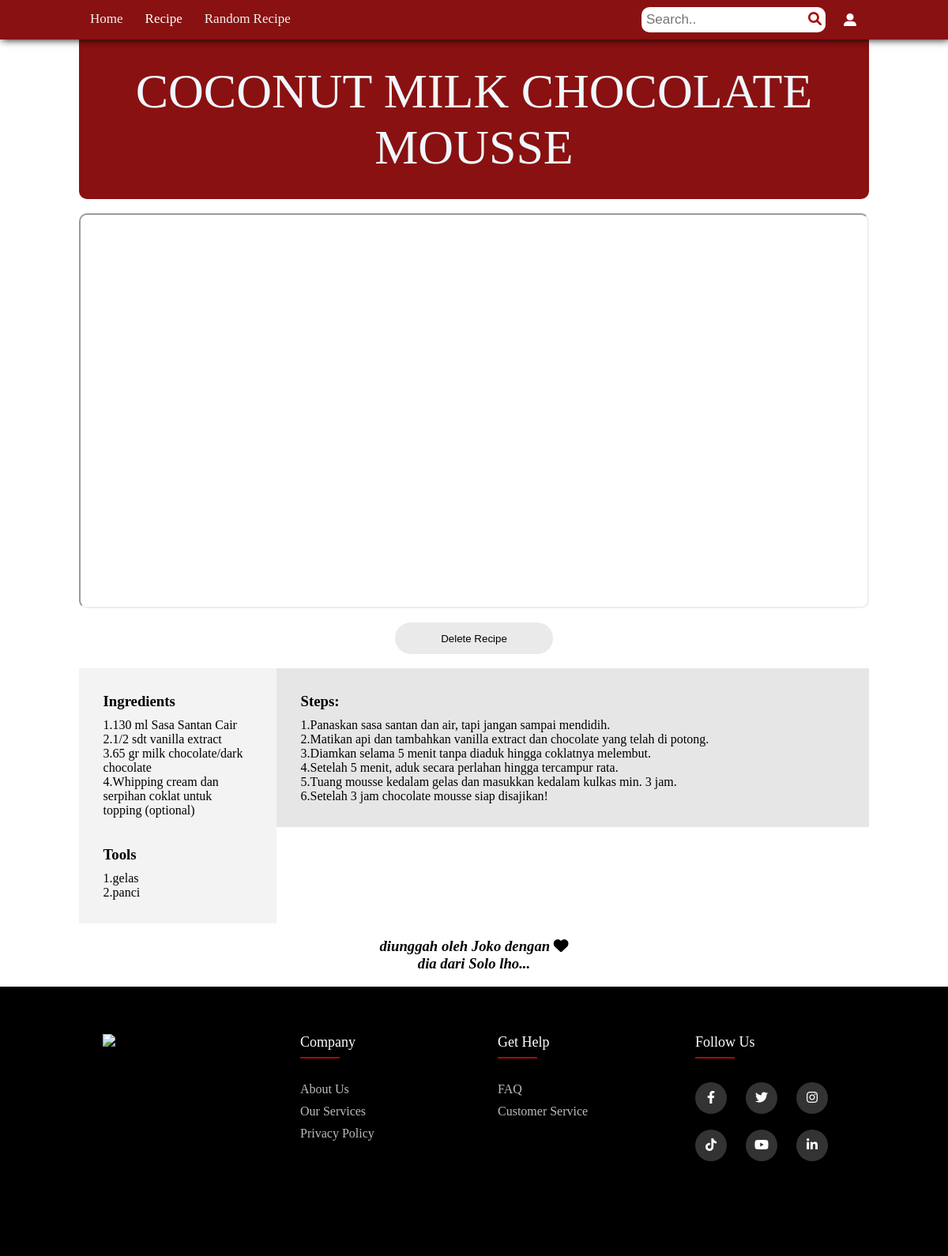
The app's page /recipe.php?resepid=21 (signed in) with its own data.
### tables this page shows
CREATE TABLE `recipe` (
  `recipe_id` int(11) NOT NULL,
  `User_id` int(11) NOT NULL,
  `nama_resep` varchar(255) NOT NULL,
  `link_video` varchar(255) NOT NULL,
  `steps` longtext NOT NULL,
  `alat` longtext NOT NULL,
  `bahan` longtext NOT NULL,
  `link_photo` varchar(255) NOT NULL
);

CREATE TABLE `user_detail` (
  `Userdetail_id` int(11) NOT NULL,
  `User_id` int(11) NOT NULL,
  `nama` varchar(255) NOT NULL,
  `email` varchar(255) NOT NULL,
  `kota` varchar(255) NOT NULL,
  `link_pp` varchar(255) NOT NULL
);

### recipe.php (the view, shortened to what this page needs)
<?php
    $id=$_GET['resepid'];
    include 'config.php';
    $sql = "SELECT * FROM recipe WHERE recipe_id=$id";
    $result = mysqli_query($mysqli,$sql);
    $row = mysqli_fetch_assoc($result);
    $nama = $row['nama_resep'];
    $step = $row['steps'];
    $video = "https://www.youtube.com/embed/";
    $video .= substr($row['link_video'],17, 11);
    $video .= "?&autoplay=1&mute=1&loop=1";
    $alat = $row['alat'];
    $bahan = $row['bahan'];
    $idi=$row['User_id'];
    if(isset($_SESSION['email']) &&  isset($_SESSION['User_id'])) {
        $id_user=$_SESSION['User_id'];
    }
?>
<!DOCTYPE html>
<html lang="en">
<head>
    <link rel="stylesheet" href="style-recipe.css">
    <link rel="stylesheet" href="style-navbar.css">
    <link rel="stylesheet" href="https://cdnjs.cloudflare.com/ajax/libs/font-awesome/6.0.0-beta2/css/all.min.css" />
</head>
<body>
    <div class = "size-topnav">
        <div class = "topnav" >
            <a href = "index.php"><div-a>Home</div-a></a>
            <div-a class = "dropdown"><a  href = "allrecipe.php">Recipe</a>
            </div-a>
            <?php
                include 'config.php';
                $sql = "SELECT * FROM recipe ORDER BY RAND() limit 1";
                $result = mysqli_query($mysqli,$sql);
                $row = mysqli_fetch_assoc($result);
                $resep_id = $row['recipe_id'];
                echo "<a href = 'recipe.php?resepid=$resep_id'>";
                echo "<div-a >Random Recipe</div-a>";
                echo "</a>";
            ?>
            <div class = "search" >
                <form role="search-role" id="form" method="post">
                    <input type="text" name="input" placeholder="Search..">
                    <button type="submit" id="searchbutton" formaction="search.php">
                        <i class="fa-solid fa-magnifying-glass" ></i>
                    </button>
                </form>
            </div>
            <div class = "user-login">
                <div class="dropdown" ><i class = "fas fa-user-alt"></i>
                </div>
            </div>
        </div>
    </div>
    <main>
        <section class = "header">
            <?php echo "<h1>$nama</h1>";?>
        </section>
        <br>
        <section style="min-width: 1000px;">
            <?php echo "<div id='ab'><iframe src = $video allow='autoplay'></iframe></div>" ?>
        </section>
        <section>
        <form method="post">
            <br>
            <?php
                if(isset($_SESSION['email']) &&  isset($_SESSION['User_id']) ) {
                    if($id_user!=$idi){
                    ?>
            <div class="btn-field">
                <?php
                echo "<button type='submit' name='$form' class='disable' id='$status' formaction='recipe.php?resepid=$id'>Add to favorite</button>";
                ?>
            </div>
            <?php
                    }
                    else
                    {
            ?>
            <div class="btn-field">
                <?php
                echo "<button type='submit' name='Submitdelete' class='disable' formaction='recipe.php?resepid=$id'>Delete Recipe</button>";
                ?>
            </div>
            <?php
                    }
                }
            ?>
        </form>
        </section>
        <section class = "Caramasak">
            <br>
            <div class = "Caramasak-content">
                <div class = "Caramasak-row">
                    <div class="Caramasak-column-alat">
                        <h3>
                            Ingredients
                        </h3>
                            <?php echo nl2br($bahan)?>
                        <br>
                        <br>
                        <h3>
                            Tools
                        </h3>
                            <?php echo nl2br($alat)?>
                    </div>
                    <div class="Caramasak-column-langkah">
                        <h3>
                            Steps:
                        </h3>
                            <?php echo nl2br($step)?>
                    </div>
                </div>
            </div>
        </section>
        <br>
        <section>
        <?php
            $sql = "SELECT * FROM user_detail WHERE User_id=$idi";
            $result = mysqli_query($mysqli,$sql);
            $row = mysqli_fetch_assoc($result);
            if(empty($row['nama'])){
                $namapembuat='rahasia';
                $kotapembuat='kemarin memikirkan kamu';
              }
            else{
                $namapembuat=$row['nama'];
                $kotapembuat=$row['kota'];
            }
            echo "<h3 style='text-align:center; margin:auto;font-style: italic;'> diunggah oleh $namapembuat dengan <i class='fa-solid fa-heart' style='color=#891111'></i> <br> dia dari $kotapembuat lho...</h3><br>"
        ?>
        </section>
    </main>
    <footer class="footer">
        <div class="container">
         <div class="row-below">
            <div class="footer-col">
                <ul>
                    <li><a href="index.php"><img src="https://i.pinimg.com/750x/8b/ff/d3/8bffd3f6b9a2982ce72fd333eac9b877.jpg" style="width: 100;" height="150px"></a></li>
                </ul>
            </div>
           <div class="footer-col">
             <h4>company</h4>
             <ul>
               <li><a href="aboutuspage.php">about us</a></li>
               <li><a href="#">our services</a></li>
               <li><a href="#">privacy policy</a></li>
             </ul>
           </div>
           <div class="footer-col">
             <h4>get help</h4>
             <ul>
               <li><a href="#">FAQ</a></li>
               <li><a href="#">Customer Service</a></li>
             </ul>
           </div>
           <div class="footer-col">
             <h4>follow us</h4>
             <div class="social-links">
               <a href="#"><i class="fab fa-facebook-f"></i></a>
               <a href="#"><i class="fab fa-twitter"></i></a>
               <a href="#"><i class="fab fa-instagram"></i></a>
               <a href="#"><i class="fab fa-tiktok"></i></a>
               <a href="#"><i class="fab fa-youtube"></i></a>
               <a href="#"><i class="fab fa-linkedin-in"></i></a>
             </div>
           </div>
         </div>
        </div>
    </footer>
</body>
</html>

### style-recipe.css (style rules this page uses)
#ab { display : block; overflow : hidden; width:100%; height: 500px; }
iframe { margin:auto; width:100%; height:100%; border-radius: 10px; object-fit: cover; }
.btn-field { top:0; display: flex; justify-content: space-between; }
.btn-field button { position:relative; flex-basis:20%; background:#891111; color:#fff; height:40px; width: 100px; border-radius:20px; border:0; outline:0; cursor:pointer; margin: auto; }
.btn-field button.disable { background: #eaeaea; color: #000000; }
.Caramasak-content { min-width: 100%; margin: auto; justify-content: center; }
.Caramasak-content h3 { padding-bottom: 10px; }
.Caramasak-column-langkah { float: left; width: 750px; height: auto; color: #000000; background-color: #e6e6e6; padding: 2.55vmin; margin: auto; }
.Caramasak-column-alat { float: left; width: 250px; height: auto; color: #000000; background-color: #f3f3f3; padding: 2.55vmin; margin: auto; }
.Caramasak-row { margin: auto; }
.Caramasak-row:after { content: ""; display: table; clear: both; }

### style-navbar.css (style rules this page uses)
html { overflow-x: auto; overflow-y: auto; scroll-behavior: smooth; }
main { position:relative; min-height: 50vh; max-width: 1000px; width:100%; margin: auto; font-family: fontIsi; font-weight: lighter; overflow: visible; }
.header { width: 100%; font-size: 30px; text-transform: uppercase; text-align: center; padding: 30px; background-color: #891111; color: aliceblue; border-bottom-left-radius: 10px; border-bottom-right-radius: 10px; }
.header h1 { font-weight: bolder; font-size: 62px; }
.size-topnav { background-color: #891111; font-family: fontJudul; position: -webkit-sticky; position: sticky; top: 0; z-index: 1; box-shadow: 2px 0 10px black; }
.topnav { margin:auto; text-align: center; background-color: #891111; overflow: visible; position: relative; width:1000px; height: 50px; z-index: 1; }
.topnav div-a { font-family: fontJudul; float: left; color: #f2f2f2; padding: 14px 14px; text-decoration: none; font-size: 17px; height:100%; }
.topnav a { text-decoration-line: none; color: white; }
.topnav .user-login { right:0px; color:white; position: absolute; top: 50%; transform:translatey(-50%); }
.user-login i { padding: 16px 16px; }
.topnav .search button { text-align: left; border-radius: 10px; position:absolute; padding: 5px; border: none; top: 50%; transform:translatey(-50%); font-size: 17px; right: 55px; z-index: 2; background-color: white; color:#ad0808; }
.topnav input[type=text] { text-align: left; border-radius: 10px; position:absolute; padding: 6px; border: none; top: 50%; transform:translatey(-50%); font-size: 17px; right: 55px; }
.dropdown { position: relative; display: inline-block; }
* { margin: 0; padding:0; box-sizing: border-box; }
.container { max-width: 1000px; margin:auto; }
.row-below { align-content: center; display: flex; flex-wrap: wrap; }
ul { list-style: none; }
footer { margin: auto; background-color: rgb(0, 0, 0); padding-top: 60px; padding-bottom: 100px; font-family: fontIsi; }
.footer-col { width: 25%; left: 10px; padding: 0 30px; }
.footer-col h4 { font-size: 18px; color: #ffffff; text-transform: capitalize; margin-bottom: 40px; font-weight: 500; position: relative; }
.footer-col h4::before { content: ''; position: absolute; left:0; bottom: -10px; background-color: #ad0808; height: 2px; box-sizing: border-box; width: 50px; }
.footer-col ul li:not(:last-child) { margin-bottom: 10px; }
.footer-col ul li a { font-size: 16px; text-transform: capitalize; color: #ffffff; text-decoration: none; font-weight: 300; color: #bbbbbb; display: block; transition: all 0.3s ease; }
.footer-col .social-links a { display: inline-block; height: 40px; width: 40px; background-color: rgba(255,255,255,0.2); margin:0 20px 20px 0; text-align: center; line-height: 40px; border-radius: 50%; color: #ffffff; transition: all 0.5s ease; }

### records on screen
recipe: nama_resep "COCONUT MILK CHOCOLATE MOUSSE", bahan "1.130 ml Sasa Santan Cair 2.1/2 sdt vanilla extract 3.65 gr milk chocolate/dark chocolate 4.Whipping cream dan serpihan coklat untuk topping (optional)", alat "1.gelas 2.panci", steps "1.Panaskan sasa santan dan air, tapi jangan sampai mendidih. 2.Matikan api dan tambahkan vanilla extract dan chocolate yang telah di potong. 3.Diamkan selama 5 menit tanpa diaduk hingga coklatnya melembut. 4.Setelah 5 menit, aduk secara perlahan hingga tercampur rata. 5.Tuang mousse kedalam gelas dan masukkan kedalam kulkas min. 3 jam. 6.Setelah 3 jam chocolate mousse siap disajikan!"
user_detail: nama "Joko", kota "Solo"
